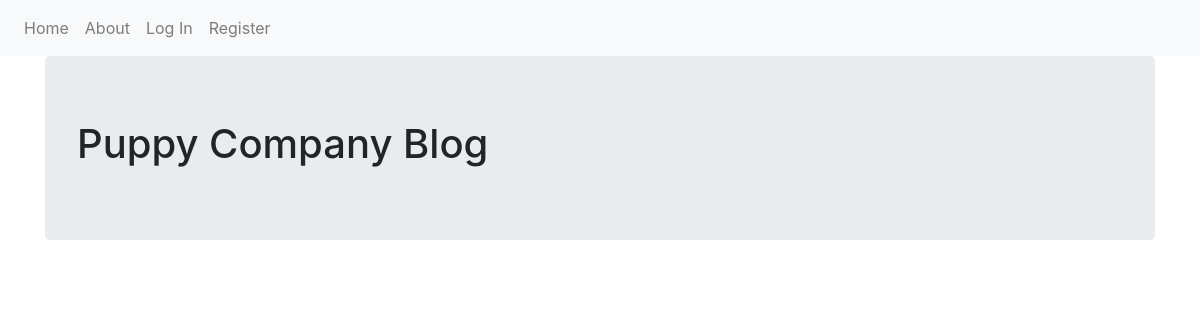
Before: / with the older database file.
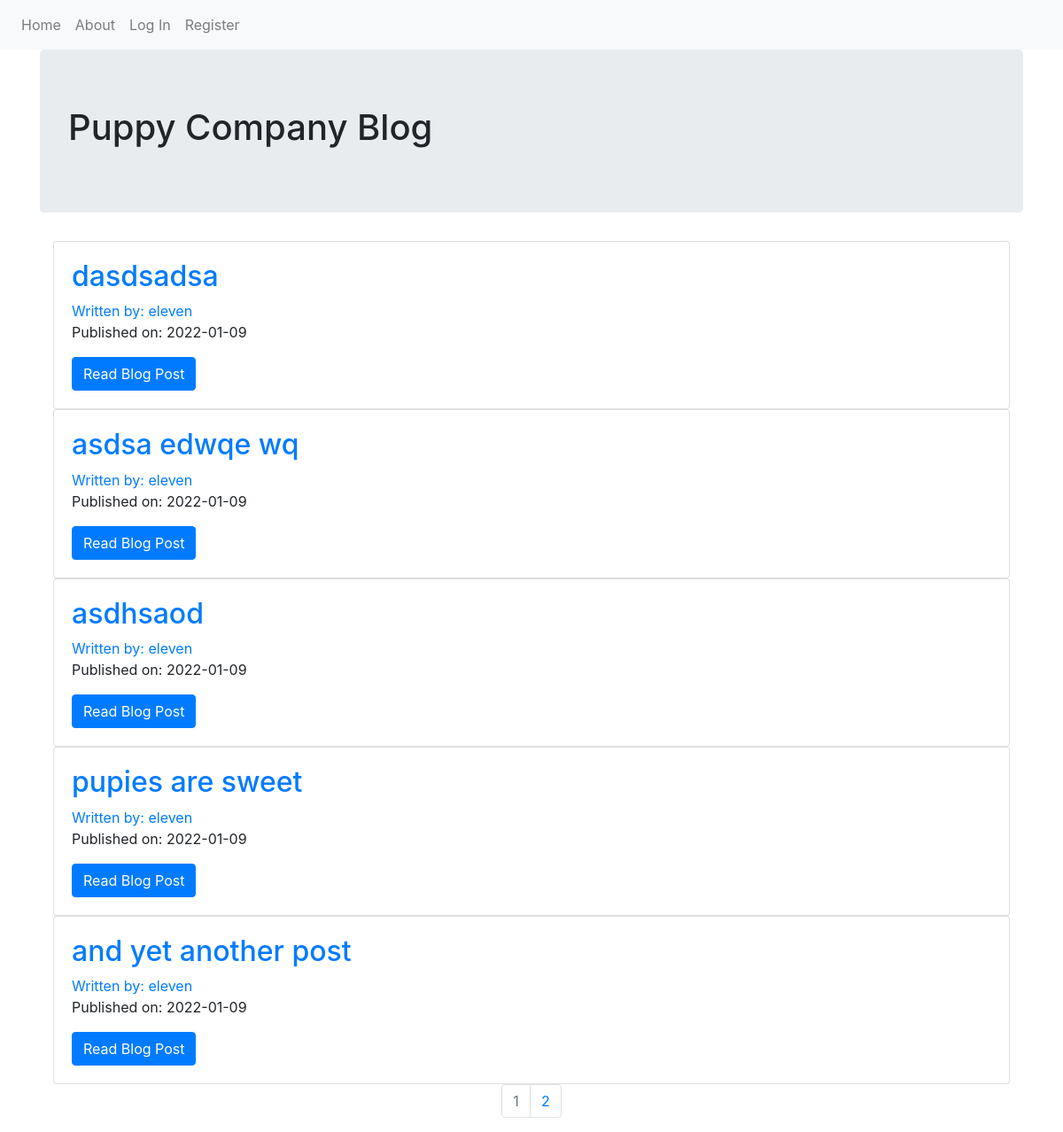
After: the same page with the newer database file.
### puppycompanyblog/models.py (models this page shows, shortened)
class BlogPost(db.Model):
    users = db.relationship(User)
    id = db.Column(db.Integer, primary_key=True)
    user_id = db.Column(db.Integer, db.ForeignKey('users.id'), nullable=False)
    date = db.Column(db.DateTime, nullable=False, default=datetime.utcnow)
    title = db.Column(db.String(140), nullable=False)
    text = db.Column(db.Text, nullable=False)

class User(db.Model, UserMixin):
    __tablename__ = 'users'
    id = db.Column(db.Integer, primary_key=True)
    profile_image = db.Column(
        db.String(64), nullable=False, default="default_profile.png")
    email = db.Column(db.String(64), unique=True, index=True)
    username = db.Column(db.String(64), unique=True, index=True)
    password_hash = db.Column(db.String(128))
    posts = db.relationship('BlogPost', backref='author', lazy=True)

### puppycompanyblog/core/views.py (the view)
@core.route('/')
def index():
    page = request.args.get('page', 1, type=int)
    blog_posts = BlogPost.query.order_by(
        BlogPost.date.desc()).paginate(page=page, per_page=5)
    return render_template("index.html", blog_posts=blog_posts)

### puppycompanyblog/templates/index.html
{% extends "base.html" %}
{% block content %}
<div class="jumbotron">
    <h1>Puppy Company Blog</h1>
</div>
<div class="container">
    {% for post in blog_posts.items %}
    <div class='card'>
        <div class='card-body'>
            <h2> <a class='card-title'
                    href="{{url_for('blog_posts.blog_post', blog_post_id=post.id)}}">{{post.title}}</a></h2>
            <a href="{{url_for('users.user_posts', username=post.author.username)}}">Written by:
                {{post.author.username}}</a>
            <p>Published on: {{post.date.strftime('%Y-%m-%d')}}</p>
            <a class='btn btn-primary' href="{{url_for('blog_posts.blog_post', blog_post_id=post.id)}}">Read Blog
                Post</a>
        </div>
    </div>
    {% endfor %}
</div>
<nav aria-label="Page navigation example">
    <ul class="pagination justify-content-center">
        {% for page_num in blog_posts.iter_pages(left_edge=1, right_edge=1, left_current=1, right_current=2) %}
        {% if blog_posts.page == page_num %}
        <li class='page-item disabled'><a class='page-link'
                href="{{url_for('core.index', page=page_num)}}">{{page_num}}</a></li>
        {% else%}
        <li class='page-item'><a class='page-link' href="{{url_for('core.index', page=page_num)}}">{{page_num}}</a></li>
        {% endif %}
        {% endfor %}
    </ul>
</nav>
{% endblock %}

### puppycompanyblog/templates/base.html (shortened to what this page needs)
<!DOCTYPE html>
<html lang='en' dir='ltr'>
<head>
    <link rel="stylesheet" href="https://cdn.jsdelivr.net/npm/bootstrap@4.6.1/dist/css/bootstrap.min.css"
>
</head>
<body>
    <nav class='navbar navbar-expand-lg navbar-light bg-light'>
        <div class='navbar-nav'>
            <a class='nav-item nav-link' href="{{url_for('core.index')}}">Home</a>
            <a class='nav-item nav-link' href="{{url_for('core.info')}}">About</a>
            {% if current_user.is_authenticated %}
            <a class='nav-item nav-link' href="{{url_for('users.logout')}}">Log Out</a>
            <a class='nav-item nav-link' href="{{url_for('users.account')}}">Account</a>
            <a class='nav-item nav-link' href="{{url_for('blog_posts.create_post')}}">Create a Post</a>
            {% else %}
            <a class='nav-item nav-link' href="{{url_for('users.login')}}">Log In</a>
            <a class='nav-item nav-link' href="{{url_for('users.register')}}">Register</a>
            {% endif %}
        </div>
    </nav>
    <div class="container">
        {% block content %}
        {% endblock %}
    </div>
</body>
</html>

Changed rows visible on the page:
added BlogPost: title "dasdsadsa", author.username "eleven", date "2022-01-09"
added BlogPost: title "asdsa edwqe wq", author.username "eleven", date "2022-01-09"
added BlogPost: title "asdhsaod", author.username "eleven", date "2022-01-09"
added BlogPost: title "pupies are sweet", author.username "eleven", date "2022-01-09"
added BlogPost: title "and yet another post", author.username "eleven", date "2022-01-09"
Other visible differences:
new list line: "1"
new list line: "2"
